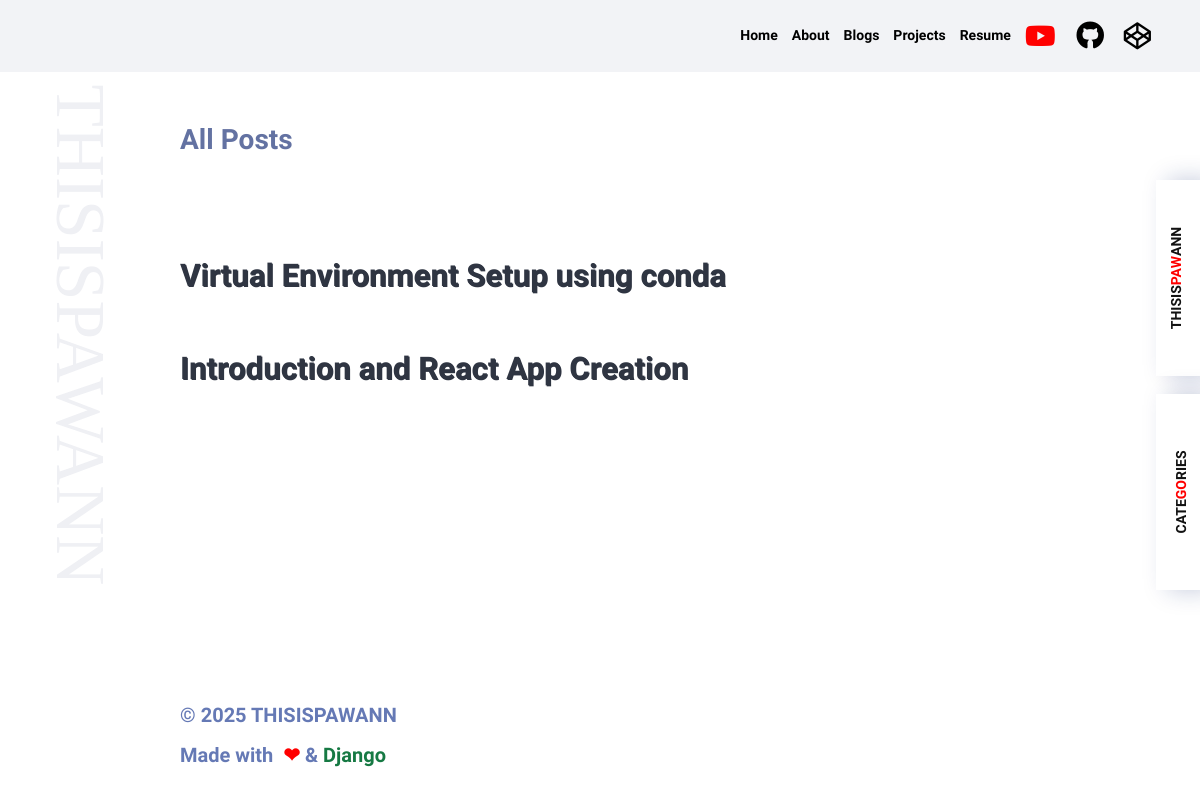
Before: /allEntries/ with the older database file.
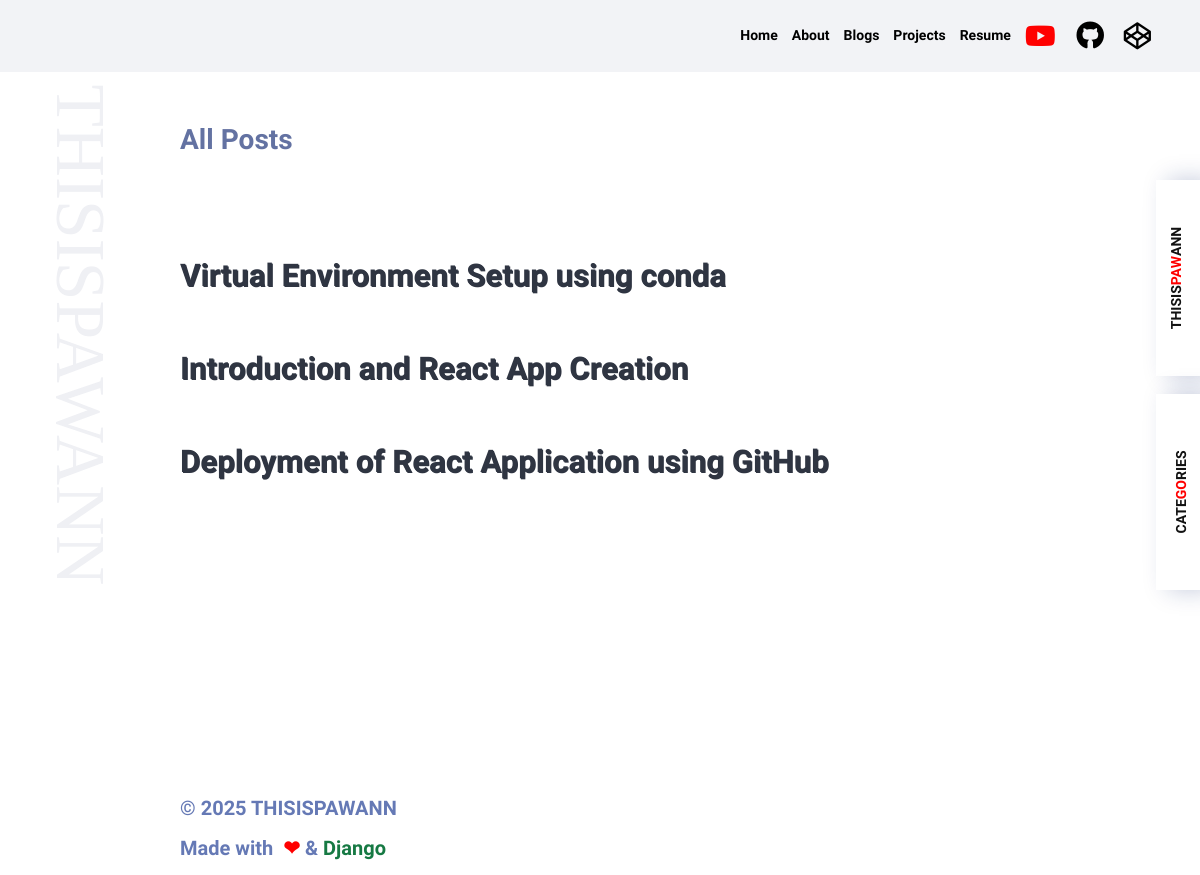
After: the same page with the newer database file.
### posts/models.py (models this page shows, shortened)
class Post(models.Model):
    class NewManager(models.Manager):
        def get_queryset(self):
            return super().get_queryset() .filter(status='published')
    options = (
        ('draft', 'Draft'),
        ('published', 'Published'),
    )
    title = models.CharField(max_length=255)
    category = models.ForeignKey(Category, on_delete=models.PROTECT, default=1)
    slug = models.SlugField(max_length=255, unique_for_date='publish')
    publish = models.DateTimeField(auto_now_add=True)
    author = models.ForeignKey(User, on_delete=models.CASCADE, related_name='blog_posts')
    content = models.TextField(null=True, blank=True)
    status = models.CharField(max_length=255, choices=options, default='draft')
    objects = models.Manager() #default manager
    newmanager = NewManager() #custom manager
    class Meta:
        ordering = ('publish',) # change to -publish to descending order
    def get_absolute_url(self):
        return reverse('PostDetail', args=[self.slug])

### posts/views.py (the view)
# urls.py: path('allEntries/', AllEntries, name='AllEntries'),
def AllEntries(request):
    all_posts = Post.newmanager.all() #collected all data from post model
    return render(request, 'allEntries.html', {'posts': all_posts})

### posts/views.py (called while the page is built)
def category_list(request):
    category_list = Category.objects.exclude(name='default')
    context = {
        "category_list": category_list,
    }
    return context

### templates/allEntries.html (shortened to what this page needs)
{% extends 'base.html' %} {% load static %}  {% block body %}
  <nav class="menu" data-scroll-section-inview="">
    <h1 class="menu__item-h1 post">
      All Posts
    </h1>
    {% for post in posts %}
    <a href="{{post.get_absolute_url}}" class="text-dark menu__item">
      <span class="menu__item-text"
        ><span class="menu__item-textinner" style="transform: translate(0px, 0px)"
          ><span>{{post.title}}</span></span
        ></span
      >
    </a>
    {% endfor %}
  </nav>
{% endblock%}

### templates/base.html (shortened to what this page needs)
{% load static %}
<!DOCTYPE html>
<html lang="en">
  <head>
    <link
      href="https://cdn.jsdelivr.net/npm/bootstrap@5.0.2/dist/css/bootstrap.min.css"
      rel="stylesheet"
    />
    <link
      rel="stylesheet"
      href="https://cdnjs.cloudflare.com/ajax/libs/font-awesome/5.15.4/css/all.min.css"
    />
    <link rel="stylesheet" href="{% static 'css/style.css' %}" />
  </head>
  <body oncontextmenu="return true">
    <main>
      <div class="logo-back">
        <svg
          xmlns="http://www.w3.org/2000/svg"
          height="646"
          viewBox="0 0 88 646"
          style="width: 65px"
        >
          <text
            id="THISISPAWANN"
            transform="translate(20) rotate(90)"
            fill="#adb2c6"
            font-size="94"
            font-family="Broadway"
          >
            <tspan x="0" y="0">THISISPAWANN</tspan>
          </text>
        </svg>
      </div>
      <a href="/" class="name_tag"> THISIS<b style="color: red">PAW</b>ANN </a>
      <div class="header">
        <div class="header__title-wrap">
          <div class="header__links">
            <a href="/" style="font-size: 1rem;">Home</a>
            <a href="{% url 'About' %}" style="font-size: 1rem;">About</a>
            <a href="{% url 'AllEntries' %}" style="font-size: 1rem;">Blogs</a>
            <a href="{% url 'Projects' %}" style="font-size: 1rem;">Projects</a>
            <a href="../static/img/resume.pdf" download style="font-size: 1rem;">Resume</a>
            <a href="" target="_blank" class="header__link"
              ><i class="icons fab fa-youtube"></i
            ></a>
            <a href="https://github.com/thisispawann" class="icons fab fa-github"></a>
            <a href="https://codesandbox.io/u/thisispawann" target="_blank" class="header__link"
              ><i class="icons fab fa-codepen"></i
            ></a>
          </div>
        </div>
      </div>
    </main>
    <a
      type="button"
      class="btn btn-primary category"
      data-bs-toggle="modal"
      data-bs-target="#exampleModal"
    >
      cate<b style="color: red">go</b>ries
    </a>
    {% block body %} {% endblock %}
    <h3 class="footer">
      © {% now "Y" %} THISISPAWANN<br />Made with&nbsp;
      <span class="heart" style="color: red">❤</span> &amp;&nbsp;<a
        href="https://docs.djangoproject.com"
        >Django</a
      >
    </h3>
  </body>
</html>

### templates/allEntries.html (style rules this page uses)
.post { font-family:'Raleway', sans-serif; }

Changed rows visible on the page:
added Post: title "Deployment of React Application using GitHub"
